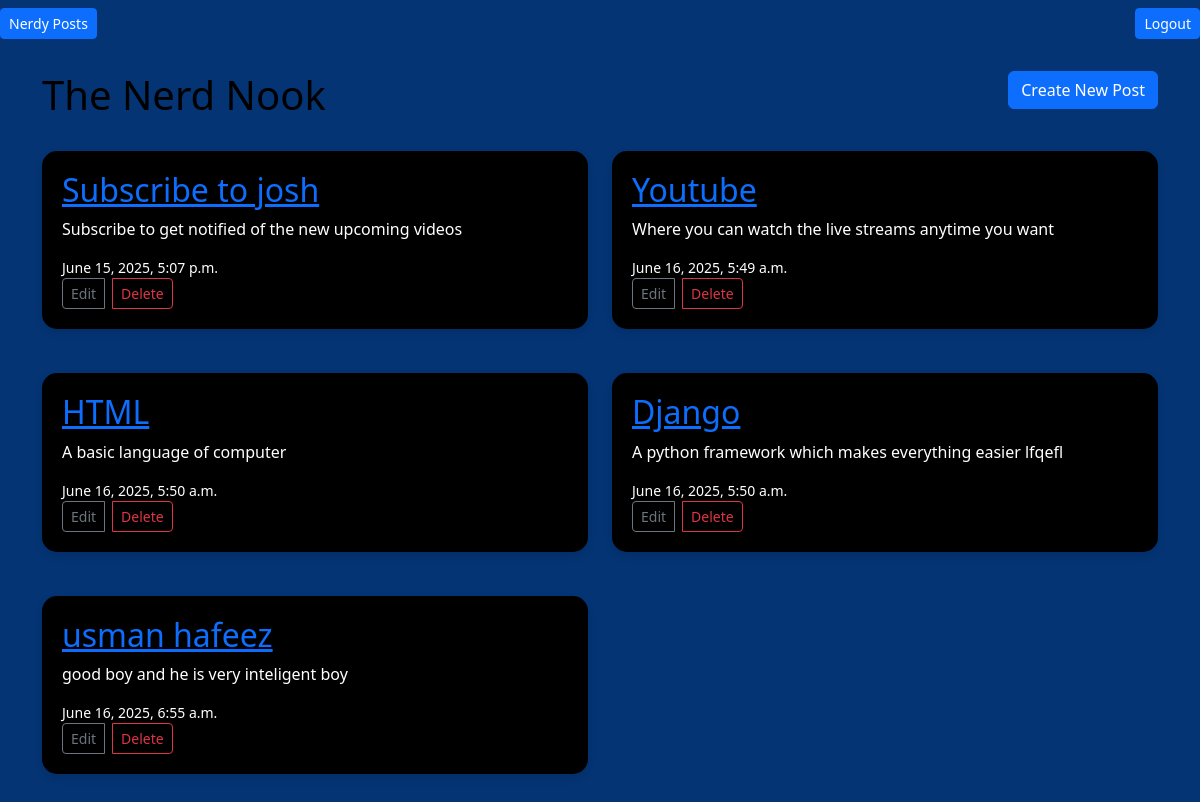
Page / (signed in) on the earlier database version.
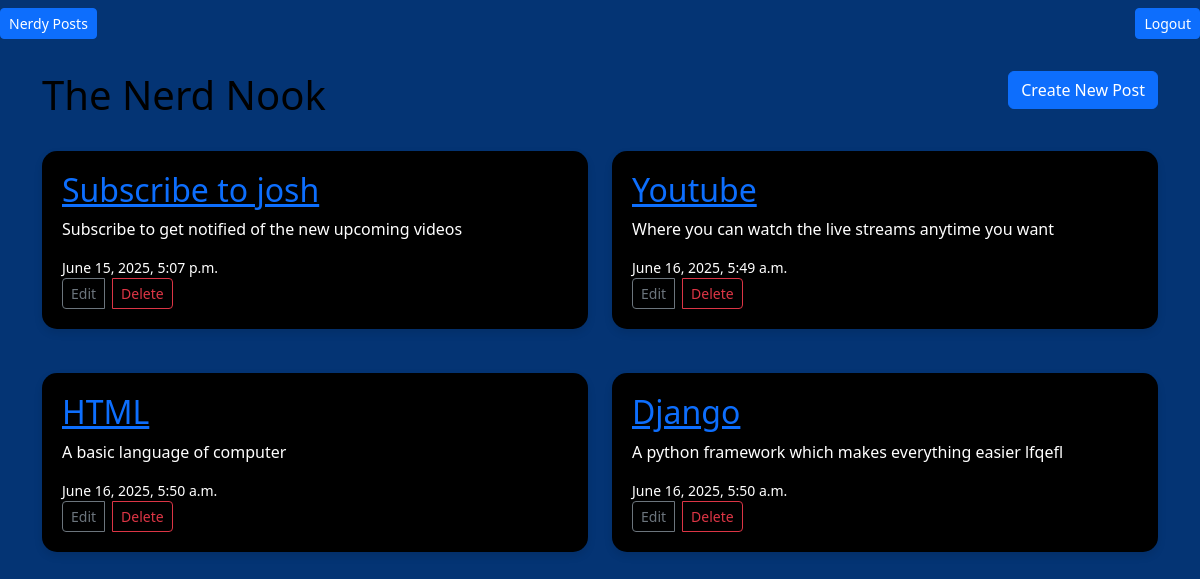
Same page on the later database version.
### blog/models.py (models this page shows, shortened)
class Post(models.Model):
    title = models.CharField(max_length=250)
    content = models.TextField()
    created_at = models.DateTimeField(auto_now_add=True)

### blog/views.py (the view)
# urls.py: path("", views.home, name="home"),
@login_required
def home(request):
    posts = Post.objects.all()
    return render(request, "blog/home.html", {"posts": posts})

### blog/templates/blog/home.html
{% extends "blog/base.html" %}
{% block content %}
<div class="row mb-4">
    <div class="col">
        <h1 class="display-8 nerdnook">The Nerd Nook</h1>
    </div>
    <div class="col text-end">
        <a href="{% url 'post-create' %}" class="btn btn-primary">Create New Post</a>
    </div>
</div>
<div class="row">
    {% for post in posts %}
    <div class="col-md-6  mb-4">
        <div class="content-section">
            <h2>
                <a href="{% url 'post-detail' post.pk %}">{{ post.title }}</a>
            </h2>
            <p class="text-white">{{ post.content}}</p>
            <div>
                <small class="d-flex justify-content-between align-items-center text-white">{{post.created_at}}</small>
                <div class="btn-group">
                    <a href="{% url 'post-update' post.pk %}" class="btn btn-sm btn-outline-secondary me-2">Edit</a>
                    <a href="{% url 'post-delete' post.pk %}" class="btn btn-sm btn-outline-danger me-1">Delete</a>
                </div>
            </div>
        </div>
    </div>
    {% endfor %}
</div>
{% endblock %}

### blog/templates/blog/base.html (shortened to what this page needs)
<!DOCTYPE html>
<html lang="en">
<head>
    <link href="https://cdn.jsdelivr.net/npm/bootstrap@5.3.6/dist/css/bootstrap.min.css" rel="stylesheet">
</head>
<body>
    <nav class="navbar navbar-expand-lg mb-4">
        <a href="{% url 'home' %}" class="btn btn-sm btn-primary">Nerdy Posts</a>
        <form method="post" action="{% url 'logout' %}" class="ms-auto">
            <button type="submit" class="btn btn-sm btn-primary">Logout</button>
        </form>
    </nav>
    <main class=container>
        {% block content %}
        {% endblock %}
    </main>
</body>
</html>

### blog/templates/blog/base.html (style rules this page uses)
body { background-color: #043474; }
.content-section { background: rgb(0, 0, 0); padding: 20px; border-radius: 15px; box-shadow: 0 4px 8px rgba(0, 0, 0, 0.1); margin-bottom: 20px; }
.nerdnook { color:black; }

Differences in the rows shown:
removed Post: title "usman hafeez", content "good boy and he is very inteligent boy", created_at "June 16, 2025, 6:55 a.m."
